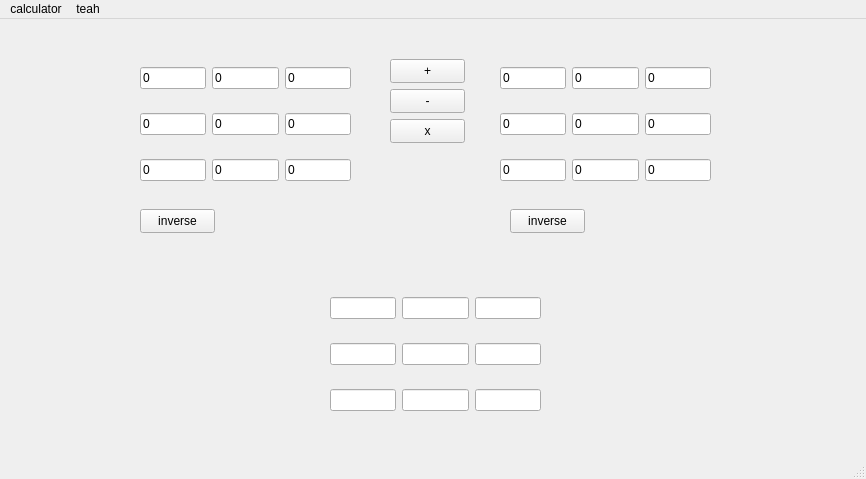
<?xml version="1.0" encoding="UTF-8"?>
<ui version="4.0">
 <class>MainWindow</class>
 <widget class="QMainWindow" name="MainWindow">
  <property name="geometry">
   <rect>
    <x>0</x>
    <y>0</y>
    <width>866</width>
    <height>479</height>
   </rect>
  </property>
  <property name="windowTitle">
   <string>MainWindow</string>
  </property>
  <widget class="QWidget" name="centralwidget">
   <widget class="QPushButton" name="inverseButton1">
    <property name="geometry">
     <rect>
      <x>140</x>
      <y>190</y>
      <width>75</width>
      <height>24</height>
     </rect>
    </property>
    <property name="text">
     <string>inverse</string>
    </property>
   </widget>
   <widget class="QWidget" name="gridLayoutWidget">
    <property name="geometry">
     <rect>
      <x>140</x>
      <y>30</y>
      <width>211</width>
      <height>151</height>
     </rect>
    </property>
    <layout class="QGridLayout" name="gridLayout">
     <item row="0" column="2">
      <widget class="QLineEdit" name="inputBox3">
       <property name="text">
        <string>0</string>
       </property>
      </widget>
     </item>
     <item row="1" column="0">
      <widget class="QLineEdit" name="inputBox4">
       <property name="text">
        <string>0</string>
       </property>
      </widget>
     </item>
     <item row="0" column="0">
      <widget class="QLineEdit" name="inputBox1">
       <property name="text">
        <string>0</string>
       </property>
      </widget>
     </item>
     <item row="2" column="1">
      <widget class="QLineEdit" name="inputBox8">
       <property name="text">
        <string>0</string>
       </property>
      </widget>
     </item>
     <item row="0" column="1">
      <widget class="QLineEdit" name="inputBox2">
       <property name="text">
        <string>0</string>
       </property>
      </widget>
     </item>
     <item row="2" column="0">
      <widget class="QLineEdit" name="inputBox7">
       <property name="text">
        <string>0</string>
       </property>
      </widget>
     </item>
     <item row="2" column="2">
      <widget class="QLineEdit" name="inputBox9">
       <property name="text">
        <string>0</string>
       </property>
      </widget>
     </item>
     <item row="1" column="2">
      <widget class="QLineEdit" name="inputBox6">
       <property name="text">
        <string>0</string>
       </property>
      </widget>
     </item>
     <item row="1" column="1">
      <widget class="QLineEdit" name="inputBox5">
       <property name="text">
        <string>0</string>
       </property>
      </widget>
     </item>
    </layout>
   </widget>
   <widget class="QPushButton" name="inverseButton2">
    <property name="geometry">
     <rect>
      <x>510</x>
      <y>190</y>
      <width>75</width>
      <height>24</height>
     </rect>
    </property>
    <property name="text">
     <string>inverse</string>
    </property>
   </widget>
   <widget class="QWidget" name="gridLayoutWidget_2">
    <property name="geometry">
     <rect>
      <x>330</x>
      <y>260</y>
      <width>211</width>
      <height>151</height>
     </rect>
    </property>
    <layout class="QGridLayout" name="gridLayout_2">
     <item row="0" column="0">
      <widget class="QLineEdit" name="resultBox1">
       <property name="text">
        <string/>
       </property>
      </widget>
     </item>
     <item row="2" column="1">
      <widget class="QLineEdit" name="resultBox8">
       <property name="text">
        <string/>
       </property>
      </widget>
     </item>
     <item row="0" column="1">
      <widget class="QLineEdit" name="resultBox2">
       <property name="text">
        <string/>
       </property>
      </widget>
     </item>
     <item row="2" column="0">
      <widget class="QLineEdit" name="resultBox7">
       <property name="text">
        <string/>
       </property>
      </widget>
     </item>
     <item row="1" column="0">
      <widget class="QLineEdit" name="resultBox4">
       <property name="text">
        <string/>
       </property>
      </widget>
     </item>
     <item row="1" column="2">
      <widget class="QLineEdit" name="resultBox6">
       <property name="text">
        <string/>
       </property>
      </widget>
     </item>
     <item row="0" column="2">
      <widget class="QLineEdit" name="resultBox3">
       <property name="text">
        <string/>
       </property>
      </widget>
     </item>
     <item row="2" column="2">
      <widget class="QLineEdit" name="resultBox9">
       <property name="text">
        <string/>
       </property>
      </widget>
     </item>
     <item row="1" column="1">
      <widget class="QLineEdit" name="resultBox5">
       <property name="text">
        <string/>
       </property>
      </widget>
     </item>
    </layout>
   </widget>
   <widget class="QWidget" name="gridLayoutWidget_3">
    <property name="geometry">
     <rect>
      <x>500</x>
      <y>30</y>
      <width>211</width>
      <height>151</height>
     </rect>
    </property>
    <layout class="QGridLayout" name="gridLayout_3">
     <item row="1" column="1">
      <widget class="QLineEdit" name="inputBox5_2">
       <property name="text">
        <string>0</string>
       </property>
      </widget>
     </item>
     <item row="0" column="2">
      <widget class="QLineEdit" name="inputBox3_2">
       <property name="text">
        <string>0</string>
       </property>
      </widget>
     </item>
     <item row="1" column="2">
      <widget class="QLineEdit" name="inputBox6_2">
       <property name="text">
        <string>0</string>
       </property>
      </widget>
     </item>
     <item row="1" column="0">
      <widget class="QLineEdit" name="inputBox4_2">
       <property name="text">
        <string>0</string>
       </property>
      </widget>
     </item>
     <item row="0" column="1">
      <widget class="QLineEdit" name="inputBox2_2">
       <property name="text">
        <string>0</string>
       </property>
      </widget>
     </item>
     <item row="2" column="0">
      <widget class="QLineEdit" name="inputBox7_2">
       <property name="text">
        <string>0</string>
       </property>
      </widget>
     </item>
     <item row="2" column="1">
      <widget class="QLineEdit" name="inputBox8_2">
       <property name="text">
        <string>0</string>
       </property>
      </widget>
     </item>
     <item row="2" column="2">
      <widget class="QLineEdit" name="inputBox9_2">
       <property name="text">
        <string>0</string>
       </property>
      </widget>
     </item>
     <item row="0" column="0">
      <widget class="QLineEdit" name="inputBox1_2">
       <property name="text">
        <string>0</string>
       </property>
      </widget>
     </item>
    </layout>
   </widget>
   <widget class="QPushButton" name="plusButton">
    <property name="geometry">
     <rect>
      <x>390</x>
      <y>40</y>
      <width>75</width>
      <height>24</height>
     </rect>
    </property>
    <property name="text">
     <string>+</string>
    </property>
   </widget>
   <widget class="QPushButton" name="minusButton">
    <property name="geometry">
     <rect>
      <x>390</x>
      <y>70</y>
      <width>75</width>
      <height>24</height>
     </rect>
    </property>
    <property name="text">
     <string>-</string>
    </property>
   </widget>
   <widget class="QPushButton" name="mulButton">
    <property name="geometry">
     <rect>
      <x>390</x>
      <y>100</y>
      <width>75</width>
      <height>24</height>
     </rect>
    </property>
    <property name="text">
     <string>x</string>
    </property>
   </widget>
  </widget>
  <widget class="QMenuBar" name="menubar">
   <property name="geometry">
    <rect>
     <x>0</x>
     <y>0</y>
     <width>866</width>
     <height>25</height>
    </rect>
   </property>
   <widget class="QMenu" name="menucalculator">
    <property name="title">
     <string>calculator</string>
    </property>
    <addaction name="separator"/>
    <addaction name="separator"/>
    <addaction name="separator"/>
    <addaction name="actionmatrix"/>
    <addaction name="separator"/>
   </widget>
   <widget class="QMenu" name="menuteah">
    <property name="title">
     <string>teah</string>
    </property>
   </widget>
   <addaction name="menucalculator"/>
   <addaction name="menuteah"/>
  </widget>
  <widget class="QStatusBar" name="statusbar"/>
  <action name="actionmatrix">
   <property name="text">
    <string>matrix</string>
   </property>
  </action>
 </widget>
 <resources/>
 <connections/>
</ui>
